Frame 1 (no input): blank canvas, image omitted
Frame 60 (the mouse pressed at the canvas centre just before this capture): blank canvas, image omitted
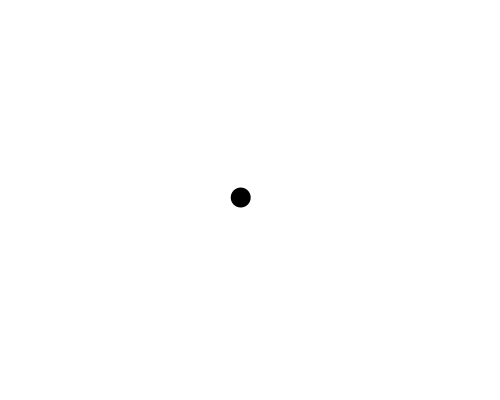
Frame 120 (the mouse held since frame 60 and released just before this capture)

The Processing sketch whose frames 1 and 60 were blank and that drew this single picture after the mouse press (run headless with seeded random() and noise(); from frame 60 on, the mouse is pressed at the canvas centre):

// Processing sketch: e061_append_to_array
// ── e061_append_to_array.pde
float x[] = {};
float y[] = {};

void setup() {
  size(500, 400);
  background(255);
  noStroke();
}
void draw() {
  background(255);
  int i = 0;
  while(i < x.length) {
    if(random(20) > 17) {
      fill(255, 0, 0);
    } else {
      fill(0);
    }
    ellipse(x[i], y[i], 20, 20);
    x[i] = x[i] + random(-2, 2);
    y[i] = y[i] + random(-2, 2);
    i = i + 1;
  }
}
void mousePressed() {
  x = append(x, mouseX);
  y = append(y, mouseY);
}
